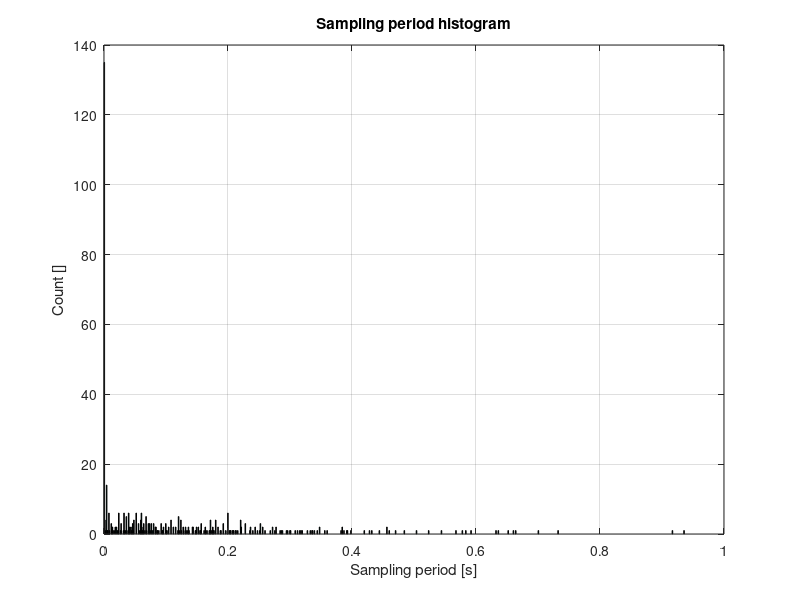
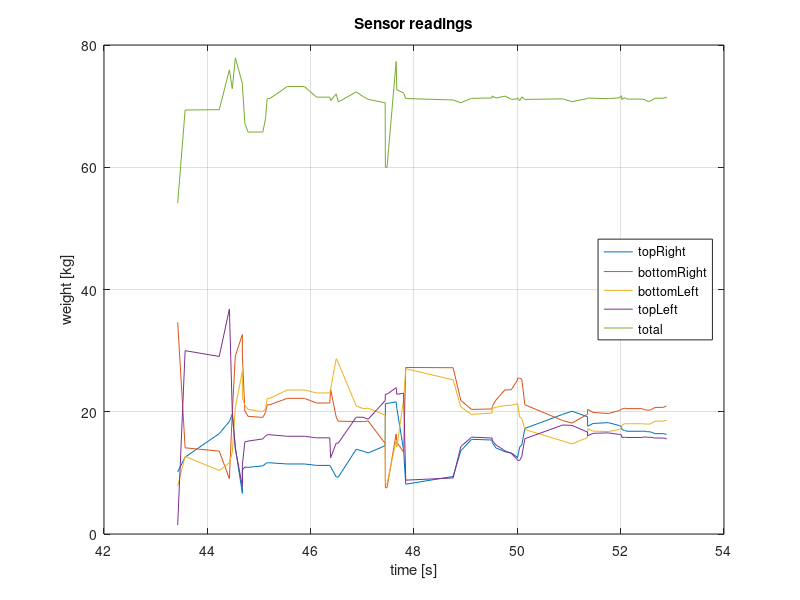
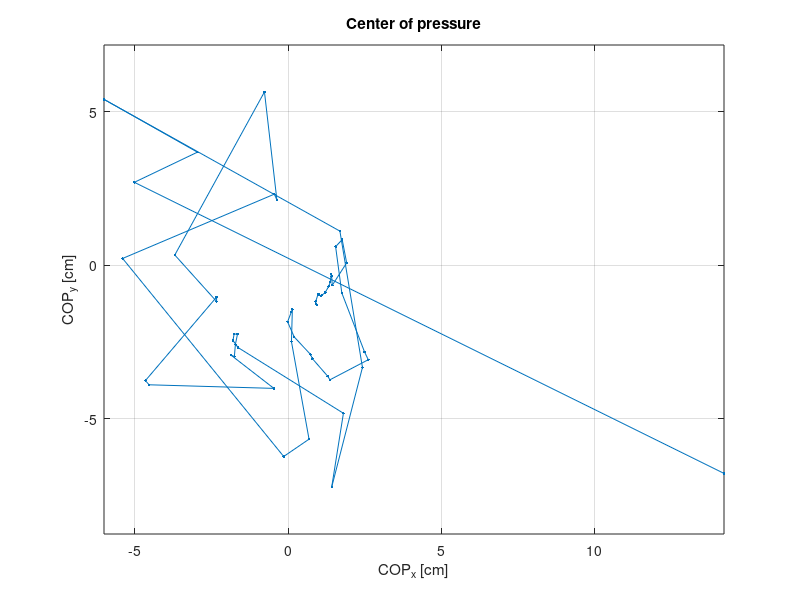

These charts were generated, in order, by the following MATLAB code: (Note: this script raises an error after producing the figures.)
%{
2.131 - Advanced Systems and Instrumentation
Balance characterization project
Analysis script for Wii Balance Board data

April 2016
pvt@mit.edu
%}

clc;

%% parameters

% values
dx = 21.7; % half of the horizontal distance between the sensors [cm]
dy = 11.9; % half of the vertical distance between the sensors [cm]

% sensor positions
topRight_pos = [dx,dy];
bottomRight_pos = [dx,-dy];
topLeft_pos = [-dx,dy];
bottomLeft_pos = [-dx,-dy];

%% read data
%{
    Data files contain comma-separated values 
    Each line contains 5 values:
    time - the measurement timestamp  [microseconds]
    topRight - the sensor reading for the top right sensor [kg]
    bottomRight - the sensor reading for the bottom right sensor [kg]
    bottomLeft - the sensor reading for the bottom left sensor [kg]
    topLeft - the sensor reading for the top left sensor [kg]
%}
% d = csvread('data/Test1a_murat_stading_30s.csv');
% d = csvread('data/Test1b_murat_stading_eyesclosed.csv');
% d = csvread('data/Test1c_right_leg_standing.csv');
% d = csvread('data/Test1d_murat_left_leg_standing.csv');
% d = csvread('data/Test1e_murat_left_leg_bent_knee.csv');
% d = csvread('data/Test1f_murat_right_leg_bent_knee.csv');
% d = csvread('data/Test1g_murat_squat.csv');
d = csvread('data/Test1h_spinning_murat_15.csv');

t = d(:,1);
t = t - t(1);   % relative time
t = t/1e6;      % convert to seconds

w = sum( d(:,2:5),2); % total weight

% absolute readings
topRight = d(:,2);
bottomRight = d(:,3);
bottomLeft = d(:,4);
topLeft = d(:,5);

% normalized readings
topRight_n = d(:,2)./w;
bottomRight_n = d(:,3)./w;
bottomLeft_n = d(:,4)./w;
topLeft_n = d(:,5)./w;

% cop position
cop = topRight_n*topRight_pos + bottomRight_n*bottomRight_pos + ...
      topLeft_n*topLeft_pos + bottomLeft_n*bottomLeft_pos;

%% plot data
close all

% 0 - sampling period
dt = diff(t);
hist(diff(t),1000);
xlabel('Sampling period [s]')
ylabel('Count []')
grid on
% mean and standard deviation
mean_sp = mean(dt);
std_dev_sp = std(dt);
disp('Sampling period:')
disp(['  mean:      ',num2str(mean_sp),'s'])
disp(['  std. dev.: ',num2str(std_dev_sp),'s'])
title('Sampling period histogram')


% let's plot only when there's someone on the board
i = w>10; 

% ...and remove the transient (to do)


% 1 - sensor readings
figure(2)
plot(t(i), topRight(i))
hold on
plot(t(i), bottomRight(i))
plot(t(i), bottomLeft(i))
plot(t(i), topLeft(i))
plot(t(i), w(i))
grid on
xlabel('time [s]')
ylabel('weight [kg]')
title('Sensor readings')
legend('topRight', 'bottomRight', 'bottomLeft', 'topLeft', 'total','Location','East')


% 2 - center of pressure
figure(3)
plot(cop(i,1),cop(i,2),'.-')
grid on
axis equal
xlabel('COP_x [cm]')
ylabel('COP_y [cm]')
title('Center of pressure')


%% data resampling (EXPERIMENTAL)
Fs = 10;
[cop_rs_x, ~] = resample(cop(:,1), t, Fs);
[cop_rs_y, t_rs] = resample(cop(:,2), t, Fs);

figure(4)
subplot(1,2,1)
plot(cop_rs_x,cop_rs_y,'.-')
grid on
axis equal
xlabel('COP_x [cm]')
ylabel('COP_y [cm]')
title(['Center of pressure (resampled to ',num2str(Fs),'Hz)'])
subplot(1,2,2)
plot(t_rs,cop_rs_x)
hold on
plot(t_rs,cop_rs_y)
grid on
ylabel('COP [cm]')
xlabel('time [s]')

%% frequency analysis (EXPERIMENTAL)

% pwelch(x,window,noverlap,f,fs)
[psd_x,f_x] = pwelch(cop_rs_x, [], [] ,[] ,Fs);
[psd_y,f_y] = pwelch(cop_rs_y, [], [] ,[] ,Fs);
psd_db_x = pow2db(psd_x);
psd_db_y = pow2db(psd_y);
figure(5)
semilogx(f_x, psd_db_x,'.-')
hold on
semilogx(f_y, psd_db_y,'.-')
xlabel('Frequency [Hz]')
grid on
title('COP - Power Spectral Density')
legend('COP_x','COP_Y')
